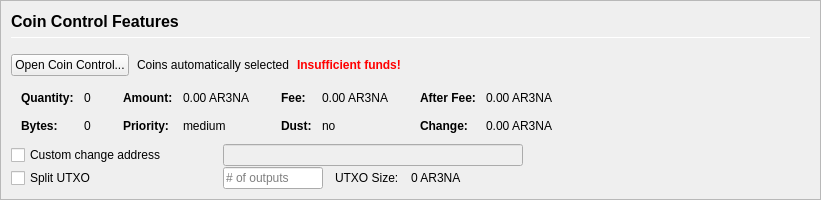
         <widget class="QFrame" name="frameCoinControl">
          <property name="sizePolicy">
           <sizepolicy hsizetype="Expanding" vsizetype="Expanding">
            <horstretch>0</horstretch>
            <verstretch>0</verstretch>
           </sizepolicy>
          </property>
          <property name="maximumSize">
           <size>
            <width>16777215</width>
            <height>16777215</height>
           </size>
          </property>
          <property name="frameShape">
           <enum>QFrame::StyledPanel</enum>
          </property>
          <property name="frameShadow">
           <enum>QFrame::Sunken</enum>
          </property>
          <layout class="QVBoxLayout" name="verticalLayoutCoinControl2">
           <property name="spacing">
            <number>0</number>
           </property>
           <property name="leftMargin">
            <number>0</number>
           </property>
           <property name="topMargin">
            <number>0</number>
           </property>
           <property name="rightMargin">
            <number>0</number>
           </property>
           <property name="bottomMargin">
            <number>0</number>
           </property>
           <item>
            <widget class="QFrame" name="frameCoinControl_BG">
             <layout class="QVBoxLayout" name="verticalLayoutCoinControl" stretch="0,0,0,0,0,0">
              <property name="spacing">
               <number>1</number>
              </property>
              <property name="leftMargin">
               <number>10</number>
              </property>
              <property name="topMargin">
               <number>10</number>
              </property>
              <item>
               <layout class="QHBoxLayout" name="horizontalLayoutCoinControl1">
                <property name="bottomMargin">
                 <number>15</number>
                </property>
                <item>
                 <layout class="QVBoxLayout" name="verticalLayout_3">
                  <property name="spacing">
                   <number>6</number>
                  </property>
                  <item>
                   <widget class="QLabel" name="labelCoinControlFeatures">
                    <property name="sizePolicy">
                     <sizepolicy hsizetype="Preferred" vsizetype="Maximum">
                      <horstretch>0</horstretch>
                      <verstretch>0</verstretch>
                     </sizepolicy>
                    </property>
                    <property name="minimumSize">
                     <size>
                      <width>0</width>
                      <height>20</height>
                     </size>
                    </property>
                    <property name="font">
                     <font>
                      <pointsize>12</pointsize>
                      <weight>75</weight>
                      <bold>true</bold>
                     </font>
                    </property>
                    <property name="styleSheet">
                     <string notr="true">font-weight:bold;</string>
                    </property>
                    <property name="text">
                     <string>Coin Control Features</string>
                    </property>
                   </widget>
                  </item>
                  <item>
                   <widget class="Line" name="line">
                    <property name="minimumSize">
                     <size>
                      <width>0</width>
                      <height>1</height>
                     </size>
                    </property>
                    <property name="maximumSize">
                     <size>
                      <width>16777215</width>
                      <height>1</height>
                     </size>
                    </property>
                    <property name="orientation">
                     <enum>Qt::Horizontal</enum>
                    </property>
                   </widget>
                  </item>
                 </layout>
                </item>
               </layout>
              </item>
              <item>
               <layout class="QHBoxLayout" name="horizontalLayoutCoinControl2" stretch="0,0,0,0">
                <property name="spacing">
                 <number>8</number>
                </property>
                <property name="bottomMargin">
                 <number>10</number>
                </property>
                <item>
                 <widget class="QPushButton" name="pushButtonCoinControl">
                  <property name="styleSheet">
                   <string notr="true"/>
                  </property>
                  <property name="text">
                   <string>Open Coin Control...</string>
                  </property>
                  <property name="autoDefault">
                   <bool>false</bool>
                  </property>
                 </widget>
                </item>
                <item>
                 <widget class="QLabel" name="labelCoinControlAutomaticallySelected">
                  <property name="text">
                   <string>Coins automatically selected</string>
                  </property>
                  <property name="margin">
                   <number>5</number>
                  </property>
                 </widget>
                </item>
                <item>
                 <widget class="QLabel" name="labelCoinControlInsuffFunds">
                  <property name="font">
                   <font>
                    <weight>75</weight>
                    <bold>true</bold>
                   </font>
                  </property>
                  <property name="styleSheet">
                   <string notr="true">color:red;font-weight:bold;</string>
                  </property>
                  <property name="text">
                   <string>Insufficient funds!</string>
                  </property>
                  <property name="margin">
                   <number>5</number>
                  </property>
                 </widget>
                </item>
                <item>
                 <spacer name="horizontalSpacerCoinControl">
                  <property name="orientation">
                   <enum>Qt::Horizontal</enum>
                  </property>
                  <property name="sizeHint" stdset="0">
                   <size>
                    <width>40</width>
                    <height>1</height>
                   </size>
                  </property>
                 </spacer>
                </item>
               </layout>
              </item>
              <item>
               <widget class="QWidget" name="widgetCoinControl" native="true">
                <property name="sizePolicy">
                 <sizepolicy hsizetype="Preferred" vsizetype="Preferred">
                  <horstretch>0</horstretch>
                  <verstretch>0</verstretch>
                 </sizepolicy>
                </property>
                <property name="minimumSize">
                 <size>
                  <width>0</width>
                  <height>0</height>
                 </size>
                </property>
                <property name="styleSheet">
                 <string notr="true"/>
                </property>
                <layout class="QHBoxLayout" name="horizontalLayoutCoinControl5">
                 <property name="leftMargin">
                  <number>0</number>
                 </property>
                 <property name="topMargin">
                  <number>0</number>
                 </property>
                 <property name="rightMargin">
                  <number>0</number>
                 </property>
                 <property name="bottomMargin">
                  <number>0</number>
                 </property>
                 <item>
                  <layout class="QHBoxLayout" name="horizontalLayoutCoinControl3" stretch="0,0,0,1">
                   <property name="spacing">
                    <number>20</number>
                   </property>
                   <property name="topMargin">
                    <number>0</number>
                   </property>
                   <property name="bottomMargin">
                    <number>10</number>
                   </property>
                   <item>
                    <layout class="QFormLayout" name="formLayoutCoinControl1">
                     <property name="horizontalSpacing">
                      <number>10</number>
                     </property>
                     <property name="verticalSpacing">
                      <number>14</number>
                     </property>
                     <property name="leftMargin">
                      <number>10</number>
                     </property>
                     <property name="topMargin">
                      <number>4</number>
                     </property>
                     <property name="rightMargin">
                      <number>6</number>
                     </property>
                     <item row="0" column="0">
                      <widget class="QLabel" name="labelCoinControlQuantityText">
                       <property name="font">
                        <font>
                         <weight>75</weight>
                         <bold>true</bold>
                        </font>
                       </property>
                       <property name="text">
                        <string>Quantity:</string>
                       </property>
                       <property name="margin">
                        <number>0</number>
                       </property>
                      </widget>
                     </item>
                     <item row="0" column="1">
                      <widget class="QLabel" name="labelCoinControlQuantity">
                       <property name="cursor">
                        <cursorShape>IBeamCursor</cursorShape>
                       </property>
                       <property name="contextMenuPolicy">
                        <enum>Qt::ActionsContextMenu</enum>
                       </property>
                       <property name="text">
                        <string notr="true">0</string>
                       </property>
                       <property name="margin">
                        <number>0</number>
                       </property>
                       <property name="textInteractionFlags">
                        <set>Qt::LinksAccessibleByMouse|Qt::TextSelectableByKeyboard|Qt::TextSelectableByMouse</set>
                       </property>
                      </widget>
                     </item>
                     <item row="1" column="0">
                      <widget class="QLabel" name="labelCoinControlBytesText">
                       <property name="font">
                        <font>
                         <weight>75</weight>
                         <bold>true</bold>
                        </font>
                       </property>
                       <property name="text">
                        <string>Bytes:</string>
                       </property>
                      </widget>
                     </item>
                     <item row="1" column="1">
                      <widget class="QLabel" name="labelCoinControlBytes">
                       <property name="cursor">
                        <cursorShape>IBeamCursor</cursorShape>
                       </property>
                       <property name="contextMenuPolicy">
                        <enum>Qt::ActionsContextMenu</enum>
                       </property>
                       <property name="text">
                        <string notr="true">0</string>
                       </property>
                       <property name="textInteractionFlags">
                        <set>Qt::LinksAccessibleByMouse|Qt::TextSelectableByKeyboard|Qt::TextSelectableByMouse</set>
                       </property>
                      </widget>
                     </item>
                    </layout>
                   </item>
                   <item>
                    <layout class="QFormLayout" name="formLayoutCoinControl2">
                     <property name="horizontalSpacing">
                      <number>10</number>
                     </property>
                     <property name="verticalSpacing">
                      <number>14</number>
                     </property>
                     <property name="leftMargin">
                      <number>6</number>
                     </property>
                     <property name="topMargin">
                      <number>4</number>
                     </property>
                     <property name="rightMargin">
                      <number>6</number>
                     </property>
                     <item row="0" column="0">
                      <widget class="QLabel" name="labelCoinControlAmountText">
                       <property name="font">
                        <font>
                         <weight>75</weight>
                         <bold>true</bold>
                        </font>
                       </property>
                       <property name="text">
                        <string>Amount:</string>
                       </property>
                       <property name="margin">
                        <number>0</number>
                       </property>
                      </widget>
                     </item>
                     <item row="0" column="1">
                      <widget class="QLabel" name="labelCoinControlAmount">
                       <property name="cursor">
                        <cursorShape>IBeamCursor</cursorShape>
                       </property>
                       <property name="contextMenuPolicy">
                        <enum>Qt::ActionsContextMenu</enum>
                       </property>
                       <property name="text">
                        <string notr="true">0.00 AR3NA</string>
                       </property>
                       <property name="textInteractionFlags">
                        <set>Qt::LinksAccessibleByMouse|Qt::TextSelectableByKeyboard|Qt::TextSelectableByMouse</set>
                       </property>
                      </widget>
                     </item>
                     <item row="1" column="0">
                      <widget class="QLabel" name="labelCoinControlPriorityText">
                       <property name="font">
                        <font>
                         <weight>75</weight>
                         <bold>true</bold>
                        </font>
                       </property>
                       <property name="text">
                        <string>Priority:</string>
                       </property>
                      </widget>
                     </item>
                     <item row="1" column="1">
                      <widget class="QLabel" name="labelCoinControlPriority">
                       <property name="cursor">
                        <cursorShape>IBeamCursor</cursorShape>
                       </property>
                       <property name="contextMenuPolicy">
                        <enum>Qt::ActionsContextMenu</enum>
                       </property>
                       <property name="text">
                        <string>medium</string>
                       </property>
                       <property name="textInteractionFlags">
                        <set>Qt::LinksAccessibleByMouse|Qt::TextSelectableByKeyboard|Qt::TextSelectableByMouse</set>
                       </property>
                      </widget>
                     </item>
                    </layout>
                   </item>
                   <item>
                    <layout class="QFormLayout" name="formLayoutCoinControl3">
                     <property name="horizontalSpacing">
                      <number>10</number>
                     </property>
                     <property name="verticalSpacing">
                      <number>14</number>
                     </property>
                     <property name="leftMargin">
                      <number>6</number>
                     </property>
                     <property name="topMargin">
                      <number>4</number>
                     </property>
                     <property name="rightMargin">
                      <number>6</number>
                     </property>
                     <item row="0" column="0">
                      <widget class="QLabel" name="labelCoinControlFeeText">
                       <property name="font">
                        <font>
                         <weight>75</weight>
                         <bold>true</bold>
                        </font>
                       </property>
                       <property name="text">
                        <string>Fee:</string>
                       </property>
                       <property name="margin">
                        <number>0</number>
                       </property>
                      </widget>
                     </item>
                     <item row="0" column="1">
                      <widget class="QLabel" name="labelCoinControlFee">
                       <property name="cursor">
                        <cursorShape>IBeamCursor</cursorShape>
                       </property>
                       <property name="contextMenuPolicy">
                        <enum>Qt::ActionsContextMenu</enum>
                       </property>
                       <property name="text">
                        <string notr="true">0.00 AR3NA</string>
                       </property>
                       <property name="textInteractionFlags">
                        <set>Qt::LinksAccessibleByMouse|Qt::TextSelectableByKeyboard|Qt::TextSelectableByMouse</set>
                       </property>
                      </widget>
                     </item>
                     <item row="1" column="0">
                      <widget class="QLabel" name="labelCoinControlLowOutputText">
                       <property name="font">
                        <font>
                         <weight>75</weight>
                         <bold>true</bold>
                        </font>
                       </property>
                       <property name="text">
                        <string>Dust:</string>
                       </property>
                      </widget>
                     </item>
                     <item row="1" column="1">
                      <widget class="QLabel" name="labelCoinControlLowOutput">
                       <property name="cursor">
                        <cursorShape>IBeamCursor</cursorShape>
                       </property>
                       <property name="contextMenuPolicy">
                        <enum>Qt::ActionsContextMenu</enum>
                       </property>
                       <property name="text">
                        <string>no</string>
                       </property>
                       <property name="textInteractionFlags">
                        <set>Qt::LinksAccessibleByMouse|Qt::TextSelectableByKeyboard|Qt::TextSelectableByMouse</set>
                       </property>
                      </widget>
                     </item>
                    </layout>
                   </item>
                   <item>
                    <layout class="QFormLayout" name="formLayoutCoinControl4">
                     <property name="horizontalSpacing">
                      <number>10</number>
                     </property>
                     <property name="verticalSpacing">
                      <number>14</number>
                     </property>
                     <property name="leftMargin">
                      <number>6</number>
                     </property>
                     <property name="topMargin">
                      <number>4</number>
                     </property>
                     <property name="rightMargin">
                      <number>6</number>
                     </property>
                     <item row="0" column="0">
                      <widget class="QLabel" name="labelCoinControlAfterFeeText">
                       <property name="font">
                        <font>
                         <weight>75</weight>
                         <bold>true</bold>
                        </font>
                       </property>
                       <property name="text">
                        <string>After Fee:</string>
                       </property>
                       <property name="margin">
                        <number>0</number>
                       </property>
                      </widget>
                     </item>
                     <item row="0" column="1">
                      <widget class="QLabel" name="labelCoinControlAfterFee">
                       <property name="cursor">
                        <cursorShape>IBeamCursor</cursorShape>
                       </property>
                       <property name="contextMenuPolicy">
                        <enum>Qt::ActionsContextMenu</enum>
                       </property>
                       <property name="text">
                        <string notr="true">0.00 AR3NA</string>
                       </property>
                       <property name="textInteractionFlags">
                        <set>Qt::LinksAccessibleByMouse|Qt::TextSelectableByKeyboard|Qt::TextSelectableByMouse</set>
                       </property>
                      </widget>
                     </item>
                     <item row="1" column="0">
                      <widget class="QLabel" name="labelCoinControlChangeText">
                       <property name="font">
                        <font>
                         <weight>75</weight>
                         <bold>true</bold>
                        </font>
                       </property>
                       <property name="text">
                        <string>Change:</string>
                       </property>
                      </widget>
                     </item>
                     <item row="1" column="1">
                      <widget class="QLabel" name="labelCoinControlChange">
                       <property name="cursor">
                        <cursorShape>IBeamCursor</cursorShape>
                       </property>
                       <property name="contextMenuPolicy">
                        <enum>Qt::ActionsContextMenu</enum>
                       </property>
                       <property name="text">
                        <string notr="true">0.00 AR3NA</string>
                       </property>
                       <property name="textInteractionFlags">
                        <set>Qt::LinksAccessibleByMouse|Qt::TextSelectableByKeyboard|Qt::TextSelectableByMouse</set>
                       </property>
                      </widget>
                     </item>
                    </layout>
                   </item>
                  </layout>
                 </item>
                </layout>
               </widget>
              </item>
              <item>
               <layout class="QHBoxLayout" name="horizontalLayoutCoinControl4">
                <property name="spacing">
                 <number>12</number>
                </property>
                <property name="sizeConstraint">
                 <enum>QLayout::SetDefaultConstraint</enum>
                </property>
                <property name="topMargin">
                 <number>0</number>
                </property>
                <property name="rightMargin">
                 <number>0</number>
                </property>
                <item>
                 <widget class="QCheckBox" name="checkBoxCoinControlChange">
                  <property name="sizePolicy">
                   <sizepolicy hsizetype="Preferred" vsizetype="Preferred">
                    <horstretch>0</horstretch>
                    <verstretch>0</verstretch>
                   </sizepolicy>
                  </property>
                  <property name="minimumSize">
                   <size>
                    <width>200</width>
                    <height>0</height>
                   </size>
                  </property>
                  <property name="maximumSize">
                   <size>
                    <width>200</width>
                    <height>16777215</height>
                   </size>
                  </property>
                  <property name="toolTip">
                   <string>If this is activated, but the change address is empty or invalid, change will be sent to a newly generated address.</string>
                  </property>
                  <property name="text">
                   <string>Custom change address</string>
                  </property>
                 </widget>
                </item>
                <item>
                 <widget class="QValidatedLineEdit" name="lineEditCoinControlChange">
                  <property name="enabled">
                   <bool>false</bool>
                  </property>
                  <property name="sizePolicy">
                   <sizepolicy hsizetype="Preferred" vsizetype="Preferred">
                    <horstretch>0</horstretch>
                    <verstretch>0</verstretch>
                   </sizepolicy>
                  </property>
                  <property name="minimumSize">
                   <size>
                    <width>300</width>
                    <height>0</height>
                   </size>
                  </property>
                 </widget>
                </item>
                <item>
                 <widget class="QLabel" name="labelCoinControlChangeLabel">
                  <property name="sizePolicy">
                   <sizepolicy hsizetype="Preferred" vsizetype="Preferred">
                    <horstretch>0</horstretch>
                    <verstretch>0</verstretch>
                   </sizepolicy>
                  </property>
                  <property name="minimumSize">
                   <size>
                    <width>100</width>
                    <height>0</height>
                   </size>
                  </property>
                  <property name="text">
                   <string/>
                  </property>
                  <property name="margin">
                   <number>3</number>
                  </property>
                 </widget>
                </item>
               </layout>
              </item>
              <item>
               <layout class="QHBoxLayout" name="horizontalLayoutCoinControl6">
                <property name="spacing">
                 <number>12</number>
                </property>
                <property name="rightMargin">
                 <number>0</number>
                </property>
                <item>
                 <widget class="QCheckBox" name="splitBlockCheckBox">
                  <property name="sizePolicy">
                   <sizepolicy hsizetype="Preferred" vsizetype="Preferred">
                    <horstretch>0</horstretch>
                    <verstretch>0</verstretch>
                   </sizepolicy>
                  </property>
                  <property name="minimumSize">
                   <size>
                    <width>200</width>
                    <height>0</height>
                   </size>
                  </property>
                  <property name="maximumSize">
                   <size>
                    <width>200</width>
                    <height>16777215</height>
                   </size>
                  </property>
                  <property name="text">
                   <string>Split UTXO</string>
                  </property>
                 </widget>
                </item>
                <item>
                 <widget class="QLineEdit" name="splitBlockLineEdit">
                  <property name="sizePolicy">
                   <sizepolicy hsizetype="Preferred" vsizetype="Preferred">
                    <horstretch>50</horstretch>
                    <verstretch>0</verstretch>
                   </sizepolicy>
                  </property>
                  <property name="minimumSize">
                   <size>
                    <width>100</width>
                    <height>0</height>
                   </size>
                  </property>
                  <property name="maximumSize">
                   <size>
                    <width>100</width>
                    <height>16777215</height>
                   </size>
                  </property>
                  <property name="placeholderText">
                   <string># of outputs</string>
                  </property>
                 </widget>
                </item>
                <item>
                 <widget class="QLabel" name="labelBlockSizeText">
                  <property name="text">
                   <string>UTXO Size:</string>
                  </property>
                 </widget>
                </item>
                <item>
                 <widget class="QLabel" name="labelBlockSize">
                  <property name="text">
                   <string>0 AR3NA</string>
                  </property>
                 </widget>
                </item>
                <item>
                 <spacer name="horizontalSpacer_7">
                  <property name="orientation">
                   <enum>Qt::Horizontal</enum>
                  </property>
                  <property name="sizeHint" stdset="0">
                   <size>
                    <width>40</width>
                    <height>20</height>
                   </size>
                  </property>
                 </spacer>
                </item>
               </layout>
              </item>
              <item>
               <spacer name="verticalSpacerCoinControl">
                <property name="orientation">
                 <enum>Qt::Vertical</enum>
                </property>
                <property name="sizeHint" stdset="0">
                 <size>
                  <width>800</width>
                  <height>1</height>
                 </size>
                </property>
               </spacer>
              </item>
             </layout>
            </widget>
           </item>
          </layout>
         </widget>
